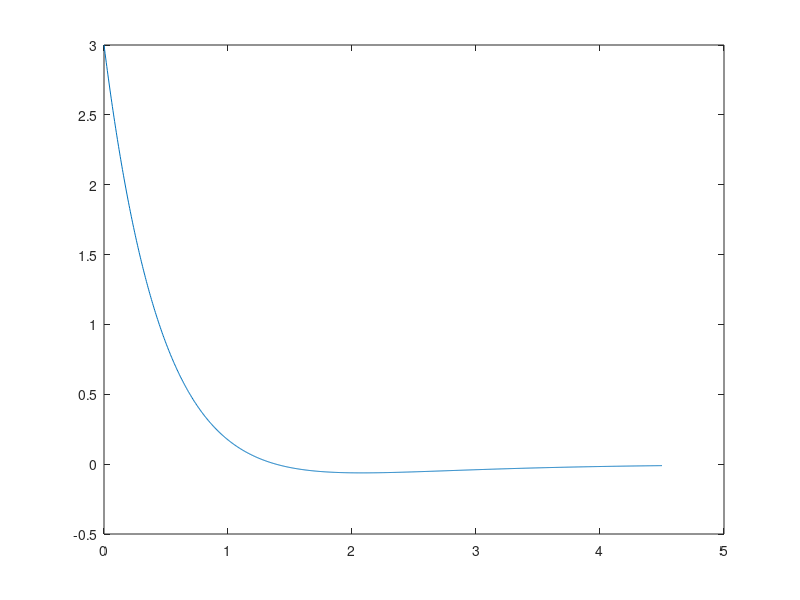

This figure's MATLAB source: (Note: this script raises an error after producing the figure.)
%% Using MATLAB to Solve Inverse Laplace Transform Problems
%
% Inspired by Steven Karris, Signals and Systems: With MATLAB Computing and Simulink 
% Modelling, 5th Edition, Orchard Publications, 2012. 
% Ebook: <http://site.ebrary.com/lib/swansea/docDetail.action?docID=10547416 Karris, Signals and Systems>
%
%% Residues
% If you need to find the residues of a partial fraction expansion of a
% rational polynomial
%
% $$ F(s) = \frac{N(s)}{D(s)}$$
%
% you can use the |residue| function. For example, the residues of
% 
% $$F(s) = \frac{3s + 2}{s^2 + 3s + 2}$$
%
% are:
Ns = [3, 2];
Ds = [1, 3, 2];
[r,p,k]=residue(Ns,Ds)
%%
% This is interpreted as
% 
% $$F(s) = \frac{4}{s + 2} - \frac{1}{s + 1}$$
%% Plotting Inverse Laplace Transforms
% If we have the function in time domain we can plot it using a sequence like:
t = linspace(0,4.5,1000);
ft = 4.*exp(-2.*t)-exp(-1.*t);
plot(t,ft)
%%
% If the function is symbolic, we can use |ezplot|
syms s t;
ft = ilaplace(4/(s + 2) - 1/(s + 1))
ezplot(ft,[0,4.5])
%% The Inverse Laplace Function
% As illustrated above, the inverse laplace transform function
% is |ilaplace|
doc ilaplace
%%
% If we use the symbolic toolbox, we do not need to compute the residuals
% ourselves. The solution is available straight from $F(s)$
%
Fs = (3*s + 2)/(s^2 + 3*s + 2);
ft = ilaplace(Fs)
ezplot(ft,[0,4.5])
%% Factorising higher-order polynomials
% When computing Inverse Laplace Transforms of rational polynomials
% of order 3 or higher by hand, it is useful to be able to factorize the
% denominator using a computer.
% 
% Matlab provides two ways to do this using |roots| and |factor|.
% 
% The first is a numerical root finder, it needs the polynomial to have
% been defined as a row vector of the numerical coefficients in descending
% powers of s:
Ds1 = [1, 12, 44, 48];
roots(Ds)
%%
% The second is a symbolic function:
Ds2 = s^3 + 12*s^2 + 44*s + 48;
factor(Ds2)
%%
% As before though the solution is available to use directly in MATLAB
Ns2 = 3*s^2 + 2*s + 5;
Fs2 = Ns2/Ds2
pretty(Fs2)
%%
ft2 = ilaplace(Fs2)
pretty(ft2)
%% Complex Poles
% The |residue| function can deal with complex roots
[r,p,k] = residue([1, 3],[1, 5, 12, 8])
%%
% However, intepretation is tricky. The function |factor| returns quadratic
% factors
factor(s^3 + 5*s^2 + 12*s + 8)
%% 
% If we need the complex roots we can use:
roots([1, 4, 8])
%% |ilaplace| can cope with complex roots too!
Fs3 = (s + 3)/(s^3 + 5*s^2 + 12*s + 8);
ft3 = ilaplace(Fs3)
ezplot(ft3,[0,5])
%% Repeated Roots? - no problem!
%
% Find the inverse Laplace Transform of
%
% $$F_4(s) = \frac{s + 3}{(s + 2)^(s + 1)^2}$$
Fs4 = (s + 3)/((s + 2)*(s + 1)^2);
ft4=ilaplace(Fs4)
ezplot(ft4,[0,10])
%% 
% Check this result
Ns = [1, 3]; % Numerator
expand((s + 1)^2) % Expands (s + 1)^2 to s^2 + 2*s + 1;
d1 = [1, 2, 1]; % Coefficients of (s + 1)^2 =  s^2 + 2*s + 1 term in D(s)
d2 = [0, 1, 2]; % Coefficients of (s + 2) term in D(s)
Ds = conv(d1,d2); % Polynomial multiplication: gives expanded D(s)
[r,p,k] = residue(Ns,Ds)
%% Example 1
% Solve and plot the inverse Laplace Transform of
%
% $$F_5(s) \frac{s^2 + 3s + 1}{(s + 1)^3(s + 2)^2}$$
Fs5 = (s^2 + 3*s + 1)/((s + 1)^3 * (s + 2)^2)
ft5=ilaplace(Fs5)
ezplot(ft5,[0,10])
hold on;
%% Example 2
% use the function |collect| to expand (s + 1)^3 * (s + 2)^2 to
% a polynomial. Use this result and |residue| to verify the result of
% example 1.
collect((s + 1)^3 * (s + 2)^2)
% ans = s^5 + 7*s^4 + 19*s^3 + 25*s^2 + 16*s+ 4
[r1,p1,k1] = residue([1 3 1],[1 7 19 25 16 4])
% r1 =
% 
%     4.0000
%     1.0000
%    -4.0000
%     3.0000
%    -1.0000
% 
% 
% p1 =
% 
%    -2.0000
%    -2.0000
%    -1.0000
%    -1.0000
%    -1.0000

ft5a = 4*exp(-2*t)+1*t*exp(-2*t)-4*exp(-1*t)+3*t*exp(-1*t)-1/2*t^2*exp(-1*t)
ezplot(ft5a,[0,10])
hold off;
%% Non-proper rational polynomials
%% Example 3
% Compute and (if possible) plot the Inverse Laplace Transform of
%
% $$F_6(s) = \frac{s^2 + 2s + 2}{s + 1}$$
%
Fs6 = (s^2 + 2*s + 2)/(s +1);
ft6 = ilaplace(Fs6)
%ft6 = exp(-t) + dirac(t) + dirac(t, 1)


% Use the |residue| function to validate the result.
%% Homework
% Use the tools developed in this lab to solve and plot the Inverse Laplace
% Transforms for your own selection of 
% problems from each of Questions 1 to Question 5 in the End of Chapter
% Exercises (Section 3.6 in the Text Book)
